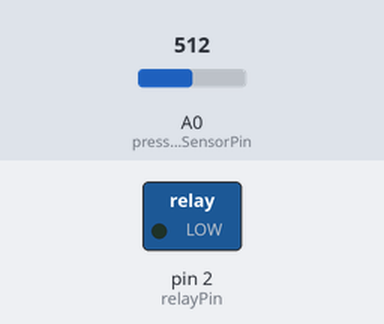
Bench run of a sketch on a simulated Arduino Uno, built with avr-gcc and run on an emulated ATmega328P. On the bench: switched loads named in the sketch (green lamp = pin HIGH). The test bench sets the inputs (shaded band); at power-on: A0 (pressureSensorPin) = 512. What the sketch prints to the serial monitor is not drawn.

Above: at 1.8 s.
1.9 s: A0 (pressureSensorPin) set to 258
3.4 s: A0 (pressureSensorPin) set to 232
At 4.5 s:
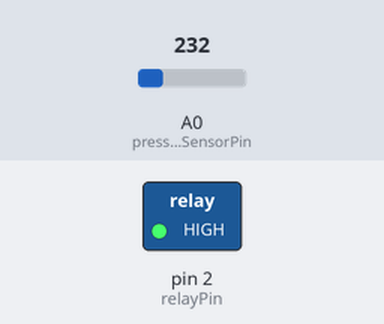
5.5 s: A0 (pressureSensorPin) set to 260
At 7.2 s:
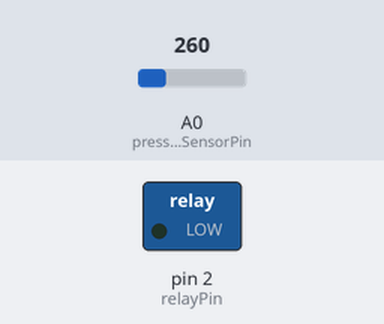
7.5 s: A0 (pressureSensorPin) set to 240
At 8.8 s:
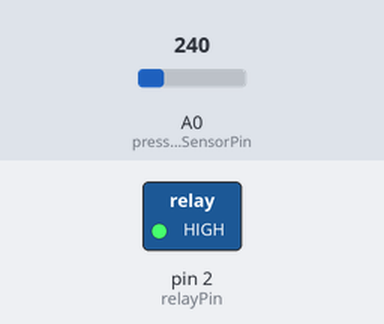
Timing chart, 0 to 10.5 s (numbered marks = the images above; inputs shaded):
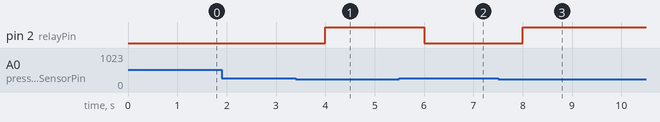

Measured:
- the behaviour switches between 250 and 249 on A0 (pressureSensorPin) (found by bisection; images 0 and 1)
- after the input at 1.9 s, every drawn part: stays the same
- after the input at 3.4 s, pin 2 (relayPin): LOW → HIGH after 0.60 s
- after the input at 5.5 s, pin 2 (relayPin): HIGH → LOW after 0.50 s
- after the input at 7.5 s, pin 2 (relayPin): LOW → HIGH after 0.51 s

The sketch:

Humidity.ino
```cpp
// 定义引脚
const int pressureSensorPin = A0;
const int relayPin = 2;

// 设置压力阈值（根据实际传感器校准）
const int pressureThreshold = 250; //
int sensorValue = 0;
int pressurePercent = 0;

void setup() {
  // 初始化串口通信（用于调试）
  Serial.begin(9600);

  // 设置引脚模式
  pinMode(pressureSensorPin, INPUT);
  pinMode(relayPin, OUTPUT);

  // 初始状态关闭气泵
  digitalWrite(relayPin, LOW);
}

void loop() {

  sensorValue = analogRead(pressureSensorPin);

  // 将传感器值从 0~1023 映射为 0~100，并限制在合理范围内
  pressurePercent = map(sensorValue, 0, 1023, 0, 100);      // 线性映射
  pressurePercent = constrain(pressurePercent, 0, 100);     // 防止越界

  // 打印原始和映射后的数值到串口监视器

  Serial.print(" Humidity : ");
  Serial.print(pressurePercent);
  Serial.println("%");
  //
  if (sensorValue < pressureThreshold) {
    digitalWrite(relayPin, HIGH);
    Serial.println("气泵已启动");
  } else {
    digitalWrite(relayPin, LOW);
    Serial.println("气泵已关闭");
  }

  // 延迟一段时间再进行下一次检测
  delay(1000); // 每秒检测一次
}
```
